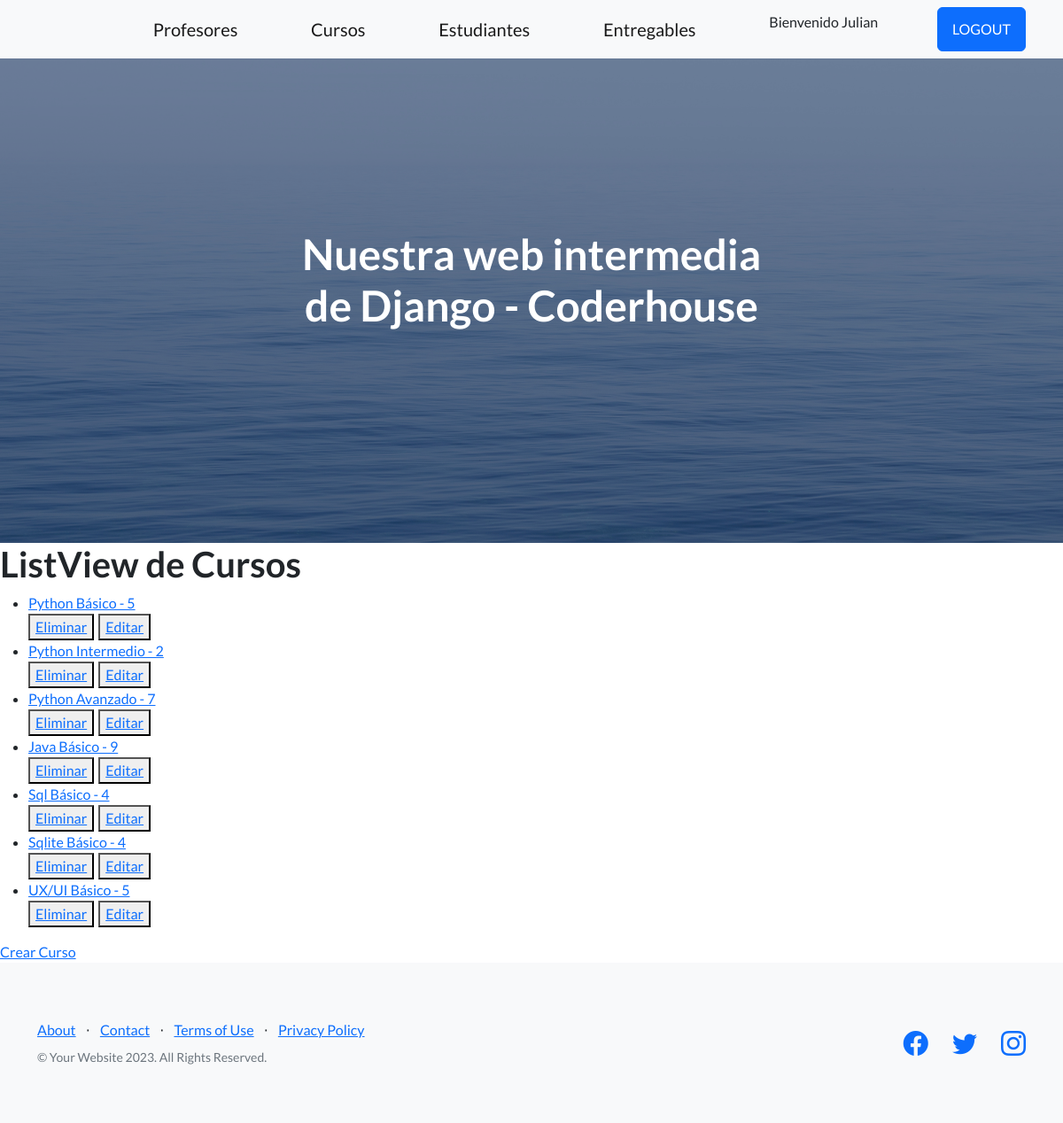
Screenshot of /Appdjango/lv-cursos (signed in) with the database file from the repository.
### AplicacionDjango/models.py (models this page shows)
class Curso(models.Model):
    nombre = models.CharField(max_length=50)
    comision = models.IntegerField()
    def __str__(self):
        return f"{self.nombre} - {self.comision}"

### AplicacionDjango/views.py (the view)
# urls.py: path('lv-cursos', CursoList.as_view(), name="CursosListView"),
class CursoList(LoginRequiredMixin, ListView):
    model = Curso
    template_name = "curso_list_view.html"
    context_object_name = "cursos"

### AplicacionDjango/templates/curso_list_view.html
{% extends 'base.html' %}
{% load static %}
{% block contenidoQCambia %}
    <h1>ListView de Cursos</h1>
    <ul>
        {% for curso in cursos %}
            <li>
                <a href="{% url 'CursosDetailView' curso.id %}">
                    {{curso}}
                </a>
            </li>
            <div style="display: flex; column-gap: 5px;">
                <button>
                    <a href="{% url 'CursosDeleteView' curso.id %}">Eliminar</a>
                </button>
                <button>
                    <a href="{% url 'CursosUpdateView' curso.id %}">Editar</a>
                </button>
            </div>
        {% endfor %}
    </ul>
    <a href="{% url 'CursosCreateView' %}">Crear Curso</a>
{% endblock contenidoQCambia %}

### AplicacionDjango/templates/base.html (shortened to what this page needs)
<!DOCTYPE html>
<html lang="en">
    <head>
        {% load static %}
        <link href="https://cdn.jsdelivr.net/npm/bootstrap-icons@1.5.0/font/bootstrap-icons.css" rel="stylesheet" type="text/css" />
        <link href="{% static 'css/styles.css' %}" rel="stylesheet" />
        <link href="{% static 'css/mis_estilos.css' %}" rel="stylesheet" />
    </head>
    <body>
        <nav class="navbar navbar-light bg-light static-top">
            <div class="container">
                <div class="my_button">
                </div>
                <a class="navbar-brand" href="{% url 'ListaProfesores' %}">Profesores</a>
                <a class="navbar-brand" href="{% url 'CursosListView' %}">Cursos</a>
                <a class="navbar-brand" href="{% url 'Estudiantes' %}">Estudiantes</a>
                <a class="navbar-brand" href="{% url 'Entregables' %}">Entregables</a>
                {% if user.is_authenticated %}
                    <p>Bienvenido {{user.username}}</p>
                    <a class="btn btn-primary" href="{% url 'Logout' %}">LOGOUT</a>
                {% else %}
                    <a class="btn btn-primary" href="{% url 'Login' %}">LOGIN</a>
                {% endif %}
            </div>
        </nav>
        <header class="masthead">
            <div class="container position-relative">
                <div class="row justify-content-center">
                    <div class="col-xl-6">
                        <div class="text-center text-white">
                            <h1 class="mb-5">Nuestra web intermedia de Django - Coderhouse</h1>
                        </div>
                    </div>
                </div>
            </div>
        </header>
        {% block contenidoQCambia %}
        {% endblock contenidoQCambia %}
        <footer class="footer bg-light">
            <div class="container">
                <div class="row">
                    <div class="col-lg-6 h-100 text-center text-lg-start my-auto">
                        <ul class="list-inline mb-2">
                            <li class="list-inline-item"><a href="#!">About</a></li>
                            <li class="list-inline-item">⋅</li>
                            <li class="list-inline-item"><a href="#!">Contact</a></li>
                            <li class="list-inline-item">⋅</li>
                            <li class="list-inline-item"><a href="#!">Terms of Use</a></li>
                            <li class="list-inline-item">⋅</li>
                            <li class="list-inline-item"><a href="#!">Privacy Policy</a></li>
                        </ul>
                        <p class="text-muted small mb-4 mb-lg-0">&copy; Your Website 2023. All Rights Reserved.</p>
                    </div>
                    <div class="col-lg-6 h-100 text-center text-lg-end my-auto">
                        <ul class="list-inline mb-0">
                            <li class="list-inline-item me-4">
                                <a href="#!"><i class="bi-facebook fs-3"></i></a>
                            </li>
                            <li class="list-inline-item me-4">
                                <a href="#!"><i class="bi-twitter fs-3"></i></a>
                            </li>
                            <li class="list-inline-item">
                                <a href="#!"><i class="bi-instagram fs-3"></i></a>
                            </li>
                        </ul>
                    </div>
                </div>
            </div>
        </footer>
    </body>
</html>

### AplicacionDjango/static/css/mis_estilos.css (style rules this page uses)
.my_button { padding-right: 170px; margin-left: -170px; }

### rows the page displays
Curso: nombre+comision "Python Básico - 5"
Curso: nombre+comision "Python Intermedio - 2"
Curso: nombre+comision "Python Avanzado - 7"
Curso: nombre+comision "Java Básico - 9"
Curso: nombre+comision "Sql Básico - 4"
Curso: nombre+comision "Sqlite Básico - 4"
Curso: nombre+comision "UX/UI Básico - 5"

### other values shown
{{ user.username }} "Julian"
